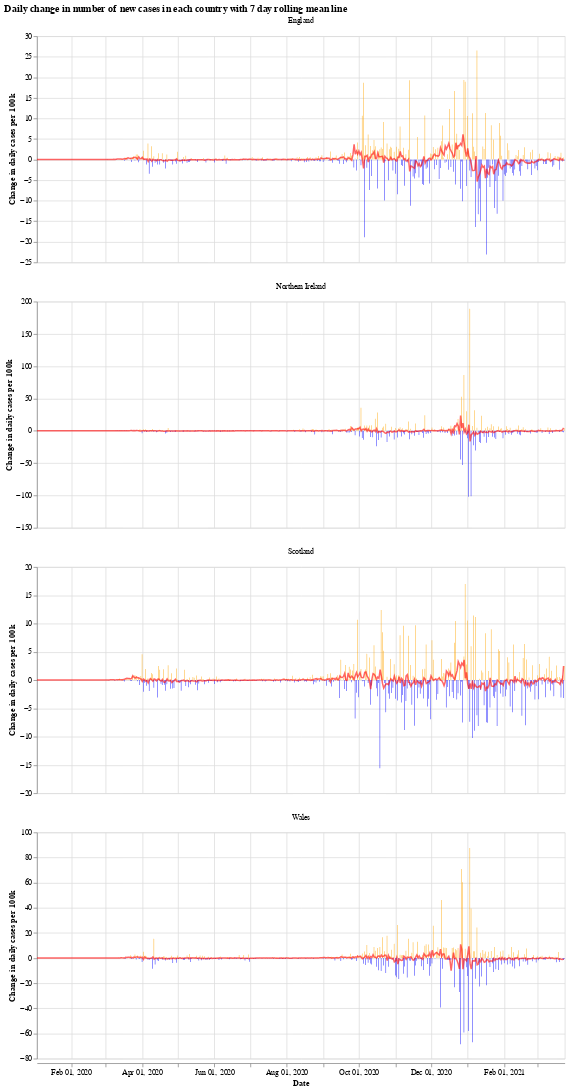

The code cell stored with this chart in its notebook:
### Markdown cell above
We will use the Python library `Altair` for visualising the data, see the [altair docs](https://altair-viz.github.io/) for more information.

First we have a graph which shows the daily change in the number of new cases for each country. This number jumps up and down all over the place, which is likely due to delay in reporting of new cases over the weekend. Another interesting thing is that it looks like the daily cases in Wales experienced a much shorter period of calm over the summer (calm in the sense of daily cases not jumping up and down).

The orange bars are days when the number of new cases (per 100k population) was more than the previous day, while the blue are days when the number of new cases dropped. The red line is the 7 day moving average. 

When the moving average line is below 0, it means that there is a consistent drop in new cases. We can see this clearly happening around the times that lockdowns were introduced (though, to varying degrees). I will update the graphs soon with a marker of when each lockdown started.

### Code cell
# collapse
import altair as alt

bars = alt.Chart(uk_cases).mark_bar().encode(
    x=alt.X("yearmonthdate(date):T", axis=alt.Axis(title='Date')),
    y=alt.Y("casesChangeRate:Q", axis=alt.Axis(title='Change in daily cases per 100k')),
    tooltip='casesChange',
    color=alt.condition(
        alt.datum.casesChangeRate > 0,
        alt.value("orange"),  # The positive color
        alt.value("blue")  # The negative color
    )
).properties(title='Daily change in number of new cases with 7 day rolling mean',width=700).interactive()

line = alt.Chart(uk_cases).mark_line(
    color='red',
    size=2,
    opacity=0.6
).transform_window(
    rolling_mean='mean(casesChangeRate)',
    frame=[0, 7],
    groupby=['areaName']
).encode(
    x='yearmonthdate(date):T',
    y='rolling_mean:Q'
)

alt.layer(bars, line, data=uk_cases).facet(alt.Column(
    'areaName', title=''), columns=1).resolve_scale(y='independent').properties(title='Daily change in number of new cases in each country with 7 day rolling mean line')

### Figure 1 — Vega-Lite specification as saved in the notebook (floating-point values rounded to 4 significant figures; data arrays with more than 128 entries replaced by an {"elided": "..."} marker saying what was removed)
{"config": {"view": {"continuousWidth": 400, "continuousHeight": 300}}, "data": {"name": "data-8f04a6ec2ecaed7cec67524a8b5b1fa5"}, "facet": {"type": "nominal", "field": "areaName", "title": ""}, "spec": {"layer": [{"mark": "bar", "encoding": {"color": {"condition": {"value": "orange", "test": "(datum.casesChangeRate > 0)"}, "value": "blue"}, "tooltip": {"type": "quantitative", "field": "casesChange"}, "x": {"type": "temporal", "axis": {"title": "Date"}, "field": "date", "timeUnit": "yearmonthdate"}, "y": {"type": "quantitative", "axis": {"title": "Change in daily cases per 100k"}, "field": "casesChangeRate"}}, "selection": {"selector001": {"type": "interval", "bind": "scales", "encodings": ["x", "y"]}}, "title": "Daily change in number of new cases with 7 day rolling mean", "width": 700}, {"mark": {"type": "line", "color": "red", "opacity": 0.6, "size": 2}, "encoding": {"x": {"type": "temporal", "field": "date", "timeUnit": "yearmonthdate"}, "y": {"type": "quantitative", "field": "rolling_mean"}}, "transform": [{"window": [{"op": "mean", "field": "casesChangeRate", "as": "rolling_mean"}], "frame": [0, 7], "groupby": ["areaName"]}]}]}, "columns": 1, "resolve": {"scale": {"y": "independent"}}, "title": "Daily change in number of new cases in each country with 7 day rolling mean line", "$schema": "https://vega.github.io/schema/vega-lite/v4.8.1.json", "datasets": {"data-8f04a6ec2ecaed7cec67524a8b5b1fa5": {"elided": "1784 records"}}}
